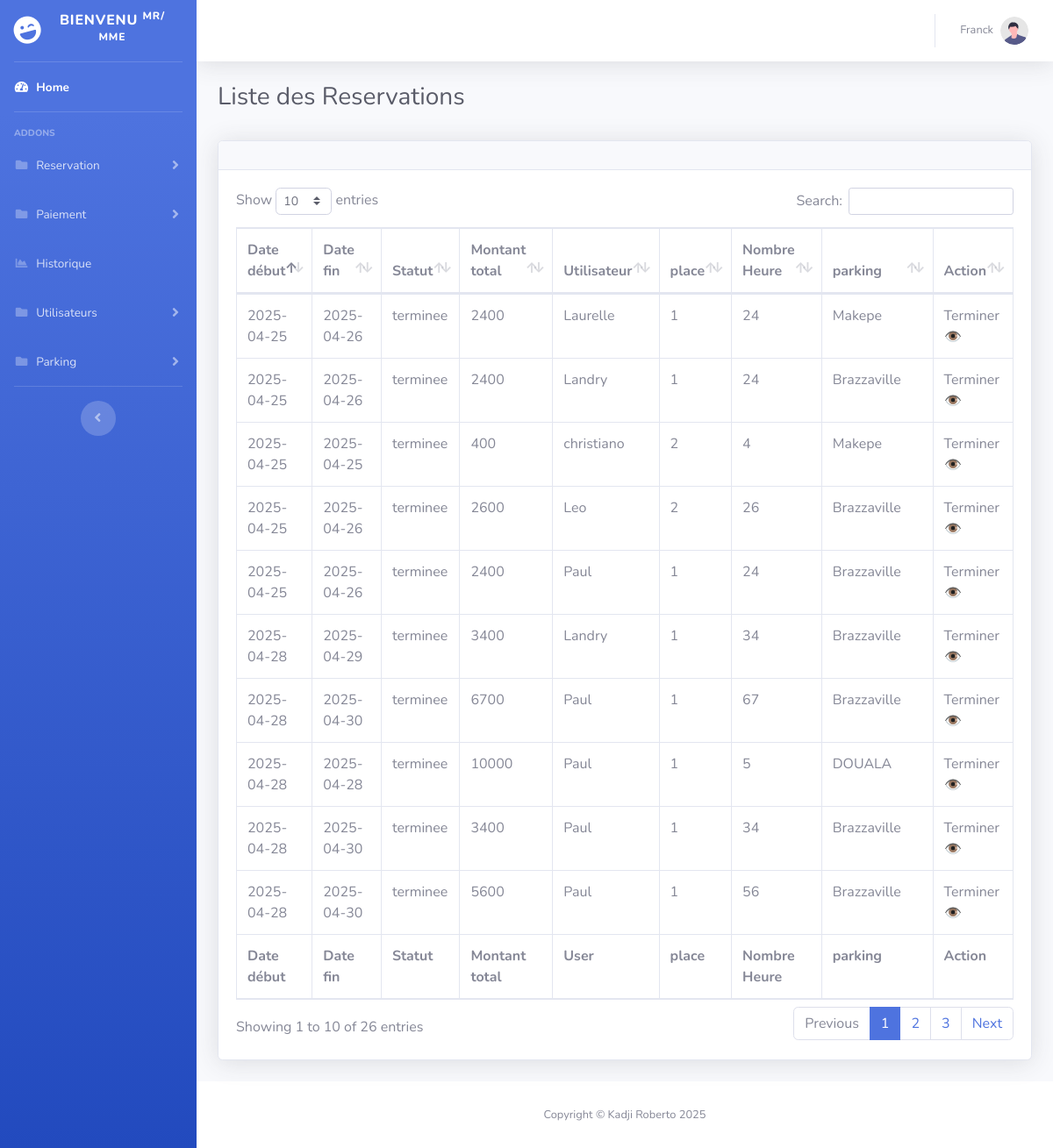
/index.php?page=listReservation (signed in), run on the app's committed database.
### tables this page shows
CREATE TABLE `reservation` (
  `id_reservation` int(11) NOT NULL,
  `date_debut` date NOT NULL,
  `date_fin` date NOT NULL,
  `statut` varchar(255) NOT NULL,
  `montant_total` double NOT NULL,
  `numero_place` int(11) NOT NULL,
  `nombre_heure` int(11) NOT NULL,
  `id_user` int(11) NOT NULL,
  `id_parking` int(11) NOT NULL
);

CREATE TABLE `utilisateurs` (
  `id_user` int(11) NOT NULL,
  `nom` varchar(255) NOT NULL,
  `prenom` varchar(255) NOT NULL,
  `ville` varchar(255) NOT NULL,
  `email` varchar(255) NOT NULL,
  `telephone` int(11) NOT NULL,
  `passwords` varchar(255) NOT NULL,
  `roles` varchar(255) NOT NULL,
  `statut` varchar(150) DEFAULT 'disponible'
);

CREATE TABLE `parking_vh` (
  `id_parking` int(11) NOT NULL,
  `nbplace` int(11) NOT NULL,
  `localisation` varchar(244) NOT NULL,
  `statut` varchar(255) NOT NULL,
  `numero` varchar(122) NOT NULL,
  `nbplace_disponible` int(11) NOT NULL,
  `tarifhoraire` int(11) NOT NULL
);

### modele/ReservationModel.php (called while the page is built, shortened)
<?php
class ReservationModel{
    public function Connect(){
        $host="localhost";
        $dbname="parkings";
        $user="root";
        $pass="";
    $connect= new PDO("mysql:host=$host;dbname=$dbname",$user,$pass);
    $connect->setAttribute(PDO::ATTR_ERRMODE,PDO::ERRMODE_EXCEPTION);
    return $connect;
    }
    public function listReservationAll(){
        try {
           $connect=$this->connect();
        $test = $connect->prepare("SELECT id_reservation, date_debut, date_fin, reservation.statut, montant_total, utilisateurs.nom AS nom_user, numero_place, nombre_heure, parking_vh.localisation AS localisation_park
        FROM reservation
        INNER JOIN utilisateurs ON reservation.id_user = utilisateurs.id_user
        INNER JOIN parking_vh ON reservation.id_parking = parking_vh.id_parking
        ORDER BY CASE
        WHEN reservation.statut = 'active' THEN 0
        WHEN reservation.statut = 'terminee' THEN 1
         else 2
         END, date_debut ASC ");
        $test->execute();
        $resultat = $test->fetchAll(PDO::FETCH_ASSOC);
        return $resultat;
        } catch (\Throwable $th) {
              echo "Erreur: " . $th->getMessage();
        }
    }
}

### vue/listReservation.php (the view)
<?php
require("header.php")
?>
                <div class="container-fluid">
                    <h1 class="h3 mb-2 text-gray-800">Liste des Reservations</h1>
                    <br>
                    <div class="card shadow mb-4">
                        <div class="card-header py-3">
                        </div>
                        <div class="card-body">
                            <div class="table-responsive">
                                <table class="table table-bordered" id="dataTable" width="100%" cellspacing="0">
                                    <thead>
                                        <tr>
                                            <th>Date début</th>
                                            <th>Date fin</th>
                                            <th>Statut</th>
                                            <th>Montant total</th>
                                            <th>Utilisateur</th>
                                            <th>place</th>
                                            <th>Nombre Heure</th>
                                            <th>parking</th>
                                            <th>Action</th>
                                        </tr>
                                    </thead>
                                    <tfoot>
                                        <tr>
                                            <th>Date début</th>
                                            <th>Date fin</th>
                                            <th>Statut</th>
                                            <th>Montant total</th>
                                            <th>User</th>
                                            <th>place</th>
                                            <th>Nombre Heure</th>
                                            <th>parking</th>
                                            <th>Action</th>
                                        </tr>
                                    </tfoot>
                                    <tbody>
                                    <?php foreach($listReservatio as $data) { ?>
                                      <tr>
                                         <td><?php echo $data['date_debut'] ?></td>
                                         <td><?php echo $data['date_fin'] ?></td>
                                          <td><?php echo $data['statut'] ?></td>
                                          <td><?php echo $data['montant_total'] ?></td>
                                          <td><?php echo $data['nom_user'] ?></td>
                                          <td><?php echo $data['numero_place'] ?></td>
                                          <td><?php echo $data['nombre_heure'] ?></td>
                                          <td><?php echo $data['localisation_park'] ?></td>
                                           <td>
                                             <?php if ($data['statut'] === 'active') : ?>
                                                <a href="index.php?page=cloturer_reservation&id=<?= $data['id_reservation'] ?>"
                                                onclick="return confirm('Clôturer cette réservation ?');">
                                                    Fermer
                                                </a>
                                                <?php else : ?>
                                                     Terminer
                                                <?php endif; ?>
                                                    <a href="vue/voir_reservation.php?id=<?php echo $data['id_reservation']; ?>" title="Voir et imprimer">
                                                        👁️
                                                    </a>
                                           </td>
                                        </tr>
                                   <?php } ?>
                                    </tbody>
                                </table>
                            </div>
                        </div>
                    </div>
                </div>
            </div>
<?php
require("footer.php")
?>

### index.php (shortened to what this page needs)
<?php
require_once __DIR__.'/modele/ReservationModel.php';
$reservationModel = new ReservationModel();
$page = $_GET['page'] ?? 'login';
switch ($page) {
        case 'listReservation':
            $listReservatio = $reservationModel->listReservationAll();
            require_once __DIR__.'/vue/listReservation.php';
            break;
}
?>

### vue/header.php (shortened to what this page needs)
<!DOCTYPE html>
<html lang="en">
<head>
     <link href="vendor/fontawesome-free/css/all.min.css" rel="stylesheet" type="text/css">
    <link href="css/sb-admin-2.min.css" rel="stylesheet">
    <link href="vendor/datatables/dataTables.bootstrap4.min.css" rel="stylesheet">
    <link href="vendor/fontawesome-free/css/all.min.css" rel="stylesheet" type="text/css">
    <link href="css/sb-admin-2.min.css" rel="stylesheet">
</head>
<body id="page-top">
    <div id="wrapper">
       <ul class="navbar-nav bg-gradient-primary sidebar sidebar-dark accordion" id="accordionSidebar">
            <a class="sidebar-brand d-flex align-items-center justify-content-center" href="home.php">
                <div class="sidebar-brand-icon rotate-n-15">
                    <i class="fas fa-laugh-wink"></i>
                </div>
                <div class="sidebar-brand-text mx-3">Bienvenu <sup>Mr/ Mme</sup></div>
            </a>
            <hr class="sidebar-divider my-0">
            <li class="nav-item active">
                <a class="nav-link" href="home.php">
                    <i class="fas fa-fw fa-tachometer-alt"></i>
                    <span>Home</span></a>
            </li>
            <hr class="sidebar-divider">
            <div class="sidebar-heading">
                Addons
            </div>
            <?php if(isset($_SESSION['roles']) && $_SESSION['roles'] == "admin") { ?>
            <li class="nav-item">
                <a class="nav-link collapsed" href="#" data-toggle="collapse" data-target="#collapsePagesre"
                    aria-expanded="true" aria-controls="collapsePagesre">
                    <i class="fas fa-fw fa-folder"></i>
                    <span>Reservation</span>
                </a>
            </li>
            <li class="nav-item">
                <a class="nav-link collapsed" href="#" data-toggle="collapse" data-target="#collapsePagespye"
                    aria-expanded="true" aria-controls="collapsePagespye">
                    <i class="fas fa-fw fa-folder"></i>
                    <span>Paiement</span>
                </a>
            </li>
            <li class="nav-item">
                <a class="nav-link" href="historique.php">
                    <i class="fas fa-fw fa-chart-area"></i>
                    <span>Historique</span></a>
            </li>
            <li class="nav-item">
                <a class="nav-link collapsed" href="#" data-toggle="collapse" data-target="#collapseUsers"
                    aria-expanded="true" aria-controls="collapseUsers">
                    <i class="fas fa-fw fa-folder"></i>
                    <span>Utilisateurs</span>
                </a>
            </li>
            <li class="nav-item">
                <a class="nav-link collapsed" href="#" data-toggle="collapse" data-target="#collapseParking"
                    aria-expanded="true" aria-controls="collapseParking">
                    <i class="fas fa-fw fa-folder"></i>
                    <span>Parking</span>
                </a>
            </li>
            <?php } ?>
            <hr class="sidebar-divider d-none d-md-block">
            <div class="text-center d-none d-md-inline">
                <button class="rounded-circle border-0" id="sidebarToggle"></button>
            </div>
        </ul>
        <div id="content-wrapper" class="d-flex flex-column">
            <div id="content">
                <nav class="navbar navbar-expand navbar-light bg-white topbar mb-4 static-top shadow">
                    <ul class="navbar-nav ml-auto">
                        <li class="nav-item dropdown no-arrow">
                            <a class="nav-link dropdown-toggle" href="#" id="userDropdown" role="button"
                                data-toggle="dropdown" aria-haspopup="true" aria-expanded="false">
                                <span class="mr-2 d-none d-lg-inline text-gray-600 small"><?php echo $_SESSION['nom']; ?></span>
                                <img class="img-profile rounded-circle" src="img/undraw_profile.svg">
                            </a>
                        </li>
                    </ul>
                </nav>

### vue/footer.php (shortened to what this page needs)
<footer class="sticky-footer bg-white">
                <div class="container my-auto">
                    <div class="copyright text-center my-auto">
                        <span>Copyright &copy; Kadji Roberto 2025</span>
                    </div>
                </div>
            </footer>
        </div>
    </div>
</body>
</html>

### data on the page
reservation: date_debut "2025-04-25", date_fin "2025-04-26", statut "terminee", montant_total "2400", id_user.nom "Laurelle", numero_place "1", nombre_heure "24", id_parking.localisation "Makepe", shows "Terminer"
reservation: date_debut "2025-04-25", date_fin "2025-04-26", statut "terminee", montant_total "2400", id_user.nom "Landry", numero_place "1", nombre_heure "24", id_parking.localisation "Brazzaville", shows "Terminer"
reservation: date_debut "2025-04-25", date_fin "2025-04-25", statut "terminee", montant_total "400", id_user.nom "christiano", numero_place "2", nombre_heure "4", id_parking.localisation "Makepe", shows "Terminer"
reservation: date_debut "2025-04-25", date_fin "2025-04-26", statut "terminee", montant_total "2600", id_user.nom "Leo", numero_place "2", nombre_heure "26", id_parking.localisation "Brazzaville", shows "Terminer"
reservation: date_debut "2025-04-25", date_fin "2025-04-26", statut "terminee", montant_total "2400", id_user.nom "Paul", numero_place "1", nombre_heure "24", id_parking.localisation "Brazzaville", shows "Terminer"
reservation: date_debut "2025-04-28", date_fin "2025-04-29", statut "terminee", montant_total "3400", id_user.nom "Landry", numero_place "1", nombre_heure "34", id_parking.localisation "Brazzaville", shows "Terminer"
reservation: date_debut "2025-04-28", date_fin "2025-04-30", statut "terminee", montant_total "6700", id_user.nom "Paul", numero_place "1", nombre_heure "67", id_parking.localisation "Brazzaville", shows "Terminer"
reservation: date_debut "2025-04-28", date_fin "2025-04-28", statut "terminee", montant_total "10000", id_user.nom "Paul", numero_place "1", nombre_heure "5", id_parking.localisation "DOUALA", shows "Terminer"
reservation: date_debut "2025-04-28", date_fin "2025-04-30", statut "terminee", montant_total "3400", id_user.nom "Paul", numero_place "1", nombre_heure "34", id_parking.localisation "Brazzaville", shows "Terminer"
reservation: date_debut "2025-04-28", date_fin "2025-04-30", statut "terminee", montant_total "5600", id_user.nom "Paul", numero_place "1", nombre_heure "56", id_parking.localisation "Brazzaville", shows "Terminer"

### other printed values
$_SESSION['nom'] "Franck"
